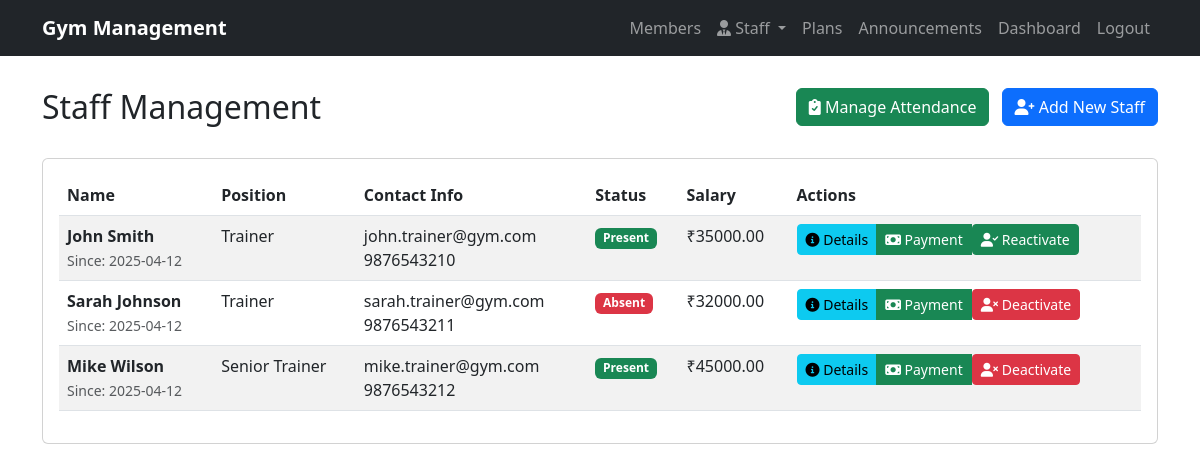
Screenshot of /staff (signed in) with the database file from the repository.
### models.py (models this page shows)
class Staff(db.Model):
    id = db.Column(db.Integer, primary_key=True)
    name = db.Column(db.String(100), nullable=False)
    email = db.Column(db.String(120), unique=True, nullable=False)
    phone = db.Column(db.String(20))
    position = db.Column(db.String(50), nullable=False)
    join_date = db.Column(db.DateTime, default=datetime.utcnow)
    salary = db.Column(db.Float, nullable=False)
    address = db.Column(db.Text)
    is_active = db.Column(db.Boolean, default=True)
    attendance = db.relationship('StaffAttendance', backref='staff', lazy=True)
    payments = db.relationship('StaffPayment', backref='staff', lazy=True)

class StaffAttendance(db.Model):
    id = db.Column(db.Integer, primary_key=True)
    staff_id = db.Column(db.Integer, db.ForeignKey('staff.id'), nullable=False)
    date = db.Column(db.DateTime, default=datetime.utcnow)
    check_in = db.Column(db.DateTime, nullable=False)
    check_out = db.Column(db.DateTime)
    status = db.Column(db.String(20), default='present')  # present, absent, late, half-day

### routes.py (the view)
@app.route('/staff')
@login_required
def view_staff():
    if not check_admin_access():
        flash('Access denied. Admin privileges required.', 'danger')
        return redirect(url_for('dashboard'))
    staff_members = Staff.query.all()
    today = datetime.utcnow()
    attendance_data = {
        attendance.staff_id: attendance
        for attendance in StaffAttendance.query.filter(
            db.func.date(StaffAttendance.date) == today.date()
        ).all()
    }
    return render_template('staff/staff_list.html',
                         staff_members=staff_members,
                         attendance_data=attendance_data,
                         today=today)

### app.py (called while the page is built)
def create_app():
    app = Flask(__name__)
    app.config['SECRET_KEY'] = os.urandom(24)
    app.config['SQLALCHEMY_DATABASE_URI'] = 'sqlite:///gym.db'
    app.config['SQLALCHEMY_TRACK_MODIFICATIONS'] = False
    db.init_app(app)
    login_manager = LoginManager(app)
    login_manager.login_view = 'login'
    @login_manager.user_loader
    def load_user(user_id):
        return Moderator.query.get(int(user_id))
    with app.app_context():
        db.create_all()
    return app, db

### routes.py (called while the page is built)
def check_admin_access():
    if not isinstance(current_user, Moderator):
        return False
    return current_user.role == 'admin'

### templates/staff/staff_list.html (shortened to what this page needs)
{% extends "base.html" %}
{% block content %}
<div class="row mb-4">
    <div class="col-md-6">
        <h2>Staff Management</h2>
    </div>
    <div class="col-md-6 text-end">
        <a href="{{ url_for('staff_attendance') }}" class="btn btn-success me-2">
            <i class="fas fa-clipboard-check"></i> Manage Attendance
        </a>
        <a href="{{ url_for('add_staff') }}" class="btn btn-primary">
            <i class="fas fa-user-plus"></i> Add New Staff
        </a>
    </div>
</div>
<div class="row">
    <div class="col-md-12">
        <div class="card">
            <div class="card-body">
                <div class="table-responsive">
                    <table class="table table-striped">
                        <thead>
                            <tr>
                                <th>Name</th>
                                <th>Position</th>
                                <th>Contact Info</th>
                                <th>Status</th>
                                <th>Salary</th>
                                <th>Actions</th>
                            </tr>
                        </thead>
                        <tbody>
                            {% for staff in staff_members %}
                                <tr>
                                    <td>
                                        <strong>{{ staff.name }}</strong><br>
                                        <small class="text-muted">Since: {{ staff.join_date.strftime('%Y-%m-%d') }}</small>
                                    </td>
                                    <td>{{ staff.position }}</td>
                                    <td>
                                        {{ staff.email }}<br>
                                        {{ staff.phone if staff.phone else 'No phone' }}
                                    </td>
                                    <td>
                                        {% if staff.id in attendance_data %}
                                            {% set attendance = attendance_data[staff.id] %}
                                            <span class="badge bg-{{ 'success' if attendance.status == 'present' else 'warning' if attendance.status == 'late' else 'danger' }}">
                                                {{ attendance.status|title }}
                                            </span>
                                        {% else %}
                                            <span class="badge bg-secondary">Not Marked</span>
                                        {% endif %}
                                    </td>
                                    <td>₹{{ "%.2f"|format(staff.salary) }}</td>
                                    <td>
                                        <div class="btn-group">
                                            <a href="{{ url_for('staff_details', staff_id=staff.id) }}" class="btn btn-info btn-sm">
                                                <i class="fas fa-info-circle"></i> Details
                                            </a>
                                            <a href="{{ url_for('record_staff_payment', staff_id=staff.id) }}" class="btn btn-sm btn-success">
                                                <i class="fas fa-money-bill"></i> Payment
                                            </a>
                                            {% if staff.is_active %}
                                            <form method="POST" action="{{ url_for('deactivate_staff', staff_id=staff.id) }}" class="d-inline"
                                                  onsubmit="return confirm('Are you sure you want to deactivate {{ staff.name }}?');">
                                                <button type="submit" class="btn btn-danger btn-sm">
                                                    <i class="fas fa-user-times"></i> Deactivate
                                                </button>
                                            </form>
                                            {% else %}
                                            <form method="POST" action="{{ url_for('reactivate_staff', staff_id=staff.id) }}" class="d-inline"
                                                  onsubmit="return confirm('Are you sure you want to reactivate {{ staff.name }}?');">
                                                <button type="submit" class="btn btn-success btn-sm">
                                                    <i class="fas fa-user-check"></i> Reactivate
                                                </button>
                                            </form>
                                            {% endif %}
                                        </div>
                                    </td>
                                </tr>
                            {% endfor %}
                        </tbody>
                    </table>
                </div>
            </div>
        </div>
    </div>
</div>
{% endblock %}

### templates/base.html (style rules this page uses)
.card { margin-bottom: 1rem; }

### rows the page displays
Staff: name "John Smith", join_date "2025-04-12", position "Trainer", email "john.trainer@gym.com", phone "9876543210", salary "35000.00"
StaffAttendance: status "Present"
Staff: name "Sarah Johnson", join_date "2025-04-12", position "Trainer", email "sarah.trainer@gym.com", phone "9876543211", salary "32000.00"
StaffAttendance: status "Absent"
Staff: name "Mike Wilson", join_date "2025-04-12", position "Senior Trainer", email "mike.trainer@gym.com", phone "9876543212", salary "45000.00"
StaffAttendance: status "Present"
